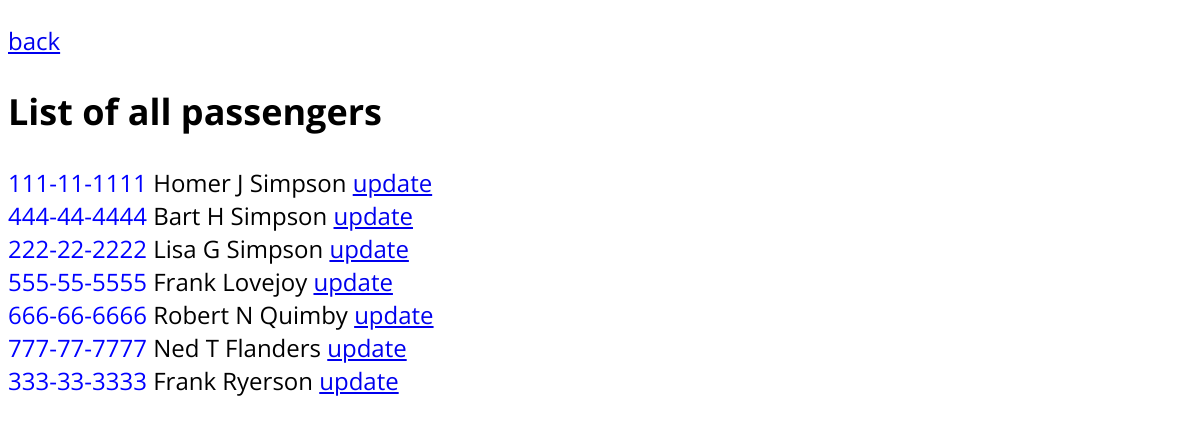
/showPassengers.php, run on an earlier commit of the app's database.
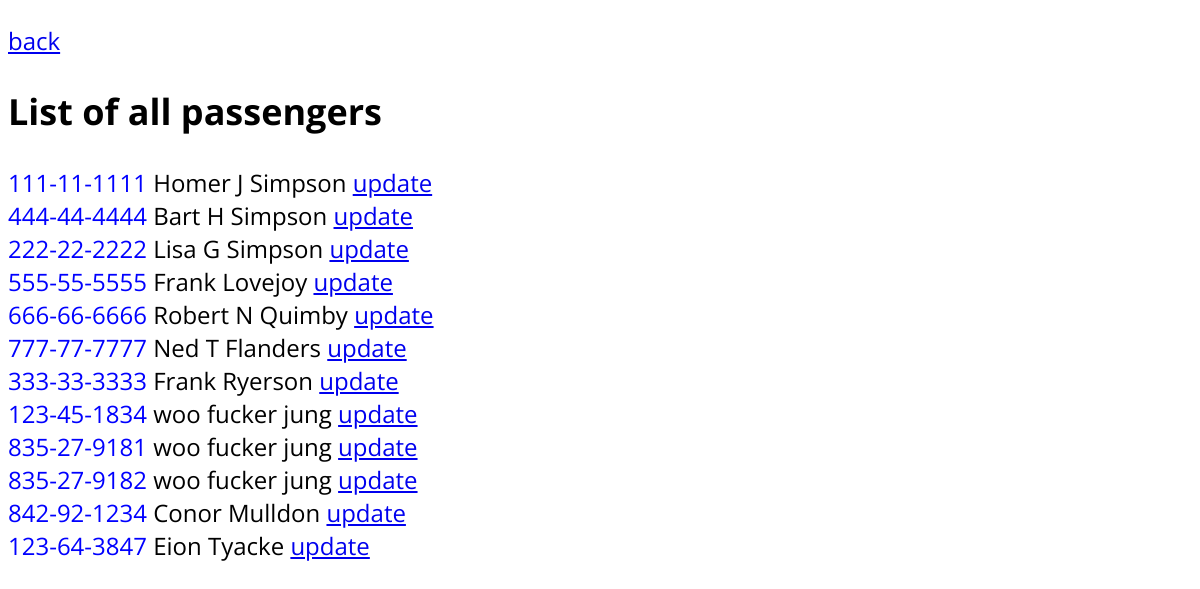
And on a later commit of the database.
### tables this page shows
CREATE TABLE passengers (
    f_name TEXT NOT NULL,
    m_name TEXT,
    l_name TEXT NOT NULL,
    ssn    TEXT CHECK(GLOB('???-??-????', ssn)) PRIMARY KEY
);

### showPassengers.php (the view, shortened to what this page needs)
<!DOCTYPE html>
<html><head>
    <link rel="stylesheet" type="text/css" href="showPassengers.css">
</head>
<body>
    <p>
        <a href='index.php'>back</a>
    </p>
<h2>List of all passengers</h2>
<p>
    <?php
        $db_file = './myDB/airport.db';
        try {
            $db = new PDO('sqlite:' . $db_file);
            $db->setAttribute(PDO::ATTR_ERRMODE, PDO::ERRMODE_EXCEPTION);
            $query_str = "select * from passengers;";
            $result_set = $db->query($query_str);
            foreach($result_set as $tuple) {
                 echo "<font color='blue'>$tuple[ssn]</font> $tuple[f_name] $tuple[m_name] $tuple[l_name]
                 <a href='./passengerForm.php?ssn=$tuple[ssn]&f_name=$tuple[f_name]&m_name=$tuple[m_name]&l_name=$tuple[l_name]&update=True'>update</a>
                 <br/>\n";
            }
        }
        catch(PDOException $e) {
            die('Exception : '.$e->getMessage());
        }
    ?>
</p>
</body>
</html>

### showPassengers.css (style rules this page uses)
body { background-color: #ffffff; font-family: 'Open Sans', sans-serif; font-size: 2vw; }

What changed in the data, as far as the page shows it:
added passengers: ssn "123-45-1834", f_name "woo", m_name "fucker", l_name "jung"
added passengers: ssn "835-27-9181", f_name "woo", m_name "fucker", l_name "jung"
added passengers: ssn "835-27-9182", f_name "woo", m_name "fucker", l_name "jung"
added passengers: ssn "842-92-1234", f_name "Conor", l_name "Mulldon"
added passengers: ssn "123-64-3847", f_name "Eion", l_name "Tyacke"
